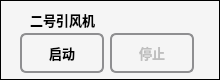
    <widget class="QFrame" name="frame_11">
     <property name="geometry">
      <rect>
       <x>1130</x>
       <y>2170</y>
       <width>220</width>
       <height>80</height>
      </rect>
     </property>
     <property name="sizePolicy">
      <sizepolicy hsizetype="Fixed" vsizetype="Preferred">
       <horstretch>0</horstretch>
       <verstretch>0</verstretch>
      </sizepolicy>
     </property>
     <property name="minimumSize">
      <size>
       <width>220</width>
       <height>80</height>
      </size>
     </property>
     <property name="styleSheet">
      <string notr="true">background-color: rgb(245, 245, 245);</string>
     </property>
     <property name="frameShape">
      <enum>QFrame::Box</enum>
     </property>
     <property name="frameShadow">
      <enum>QFrame::Plain</enum>
     </property>
     <widget class="QLabel" name="label_35">
      <property name="geometry">
       <rect>
        <x>30</x>
        <y>10</y>
        <width>80</width>
        <height>20</height>
       </rect>
      </property>
      <property name="font">
       <font>
        <pointsize>10</pointsize>
        <weight>75</weight>
        <bold>true</bold>
       </font>
      </property>
      <property name="text">
       <string>二号引风机</string>
      </property>
     </widget>
     <widget class="QLabel" name="fan_two_state_label">
      <property name="geometry">
       <rect>
        <x>130</x>
        <y>10</y>
        <width>45</width>
        <height>20</height>
       </rect>
      </property>
      <property name="text">
       <string/>
      </property>
      <property name="alignment">
       <set>Qt::AlignCenter</set>
      </property>
     </widget>
     <widget class="QPushButton" name="startFanTwoButton">
      <property name="geometry">
       <rect>
        <x>20</x>
        <y>33</y>
        <width>84</width>
        <height>40</height>
       </rect>
      </property>
      <property name="font">
       <font>
        <pointsize>10</pointsize>
        <weight>75</weight>
        <bold>true</bold>
       </font>
      </property>
      <property name="styleSheet">
       <string notr="true">QPushButton {
    border: 2px solid #8f8f91;
    border-radius: 6px;
    background-color: qlineargradient(x1: 0, y1: 0, x2: 0, y2: 1,
                                      stop: 0 #f6f7fa, stop: 1 #dadbde);
    min-width: 80px;
}

QPushButton:pressed {
    background-color: qlineargradient(x1: 0, y1: 0, x2: 0, y2: 1,
                                      stop: 0 #dadbde, stop: 1 #f6f7fa);
}

QPushButton:flat {
    border: none; /* no border for a flat push button */
}

QPushButton:default {
    border-color: navy; /* make the default button prominent */
}</string>
      </property>
      <property name="text">
       <string>启动</string>
      </property>
      <property name="flat">
       <bool>false</bool>
      </property>
     </widget>
     <widget class="QPushButton" name="stopFanTwoButton">
      <property name="enabled">
       <bool>false</bool>
      </property>
      <property name="geometry">
       <rect>
        <x>110</x>
        <y>33</y>
        <width>84</width>
        <height>40</height>
       </rect>
      </property>
      <property name="font">
       <font>
        <pointsize>10</pointsize>
        <weight>75</weight>
        <bold>true</bold>
       </font>
      </property>
      <property name="styleSheet">
       <string notr="true">QPushButton {
    border: 2px solid #8f8f91;
    border-radius: 6px;
    background-color: qlineargradient(x1: 0, y1: 0, x2: 0, y2: 1,
                                      stop: 0 #f6f7fa, stop: 1 #dadbde);
    min-width: 80px;
}

QPushButton:pressed {
    background-color: qlineargradient(x1: 0, y1: 0, x2: 0, y2: 1,
                                      stop: 0 #dadbde, stop: 1 #f6f7fa);
}

QPushButton:flat {
    border: none; /* no border for a flat push button */
}

QPushButton:default {
    border-color: navy; /* make the default button prominent */
}</string>
      </property>
      <property name="text">
       <string>停止</string>
      </property>
      <property name="flat">
       <bool>false</bool>
      </property>
     </widget>
    </widget>
